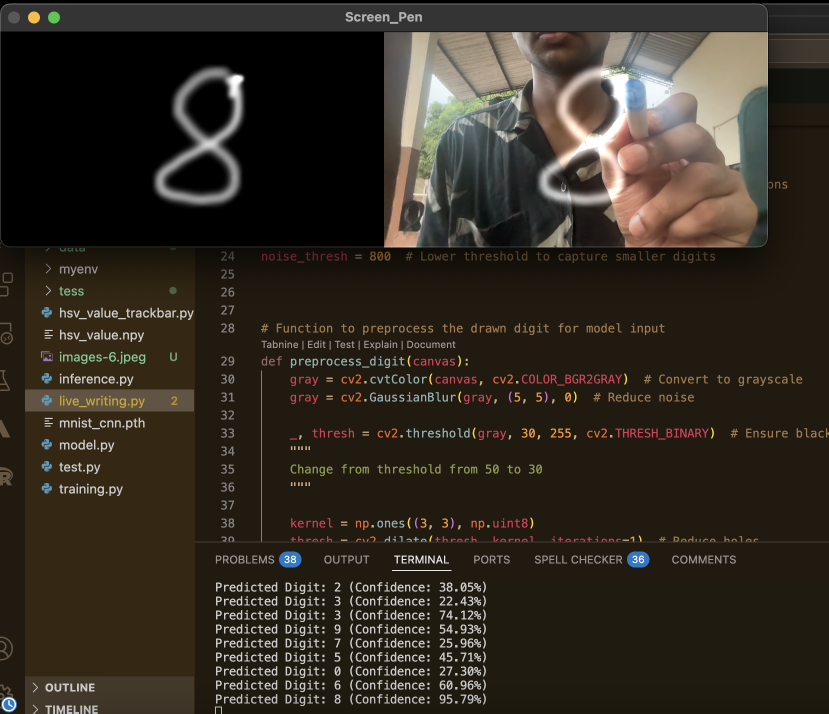
#> input picture Image.png, 1658 x 1427 px, given in place of the camera (shown at 1/2 size)
$ python hsv_value_trackbar.py
#> lines starting #> are read from the running program, lines starting #| are printed output that depends on the picture; after the words box and inside, x2 and y2 are one past the last pixel; in counts of white or black regions, pixels touching at a corner belong together
import cv2
import numpy as np

cap = cv2.VideoCapture(0)
#set size of video feed window
cap.set(cv2.CAP_PROP_FRAME_WIDTH,1280)
cap.set(cv2.CAP_PROP_FRAME_HEIGHT,720)

def nothing (x):
	pass

#create trackbar window
cv2.namedWindow('Trackbars')
cv2.createTrackbar("L - H", "Trackbars", 0, 179, nothing)
#> slider 'L - H' is set to 35
cv2.createTrackbar("L - S", "Trackbars", 0, 255, nothing)
#> slider 'L - S' is set to 51
cv2.createTrackbar("L - V", "Trackbars", 0, 255, nothing)
#> slider 'L - V' is set to 51
cv2.createTrackbar("U - H", "Trackbars", 179, 179, nothing)
cv2.createTrackbar("U - S", "Trackbars", 255, 255, nothing)
cv2.createTrackbar("U - V", "Trackbars", 255, 255, nothing)


while True:

	ret, frame = cap.read()
#> frame is the input picture: shape (1427, 1658, 3); mean B, G, R 34.4, 43.6, 50.2
	if not ret:
		break
	frame = cv2.flip(frame, 1)
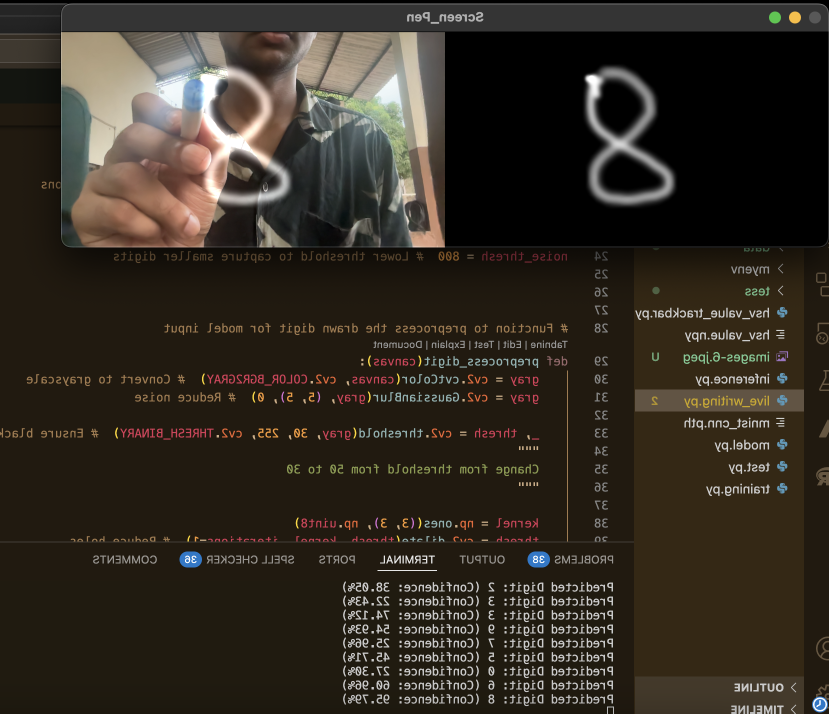
#> frame: shape (1427, 1658, 3) (shown at 1/2 size); mean B, G, R 34.4, 43.6, 50.2
	hsv = cv2.cvtColor(frame, cv2.COLOR_BGR2HSV)
#> hsv: shape (1427, 1658, 3); mean H, S, V 18.2, 93.9, 51

	l_h = cv2.getTrackbarPos("L - H", "Trackbars")
	l_s = cv2.getTrackbarPos("L - S", "Trackbars")
	l_v = cv2.getTrackbarPos("L - V", "Trackbars")
	u_h = cv2.getTrackbarPos("U - H", "Trackbars")
	u_s = cv2.getTrackbarPos("U - S", "Trackbars")
	u_v = cv2.getTrackbarPos("U - V", "Trackbars")
	lower_range = np.array([l_h, l_s, l_v])
	upper_range = np.array([u_h, u_s, u_v])

	mask = cv2.inRange(hsv, lower_range, upper_range)
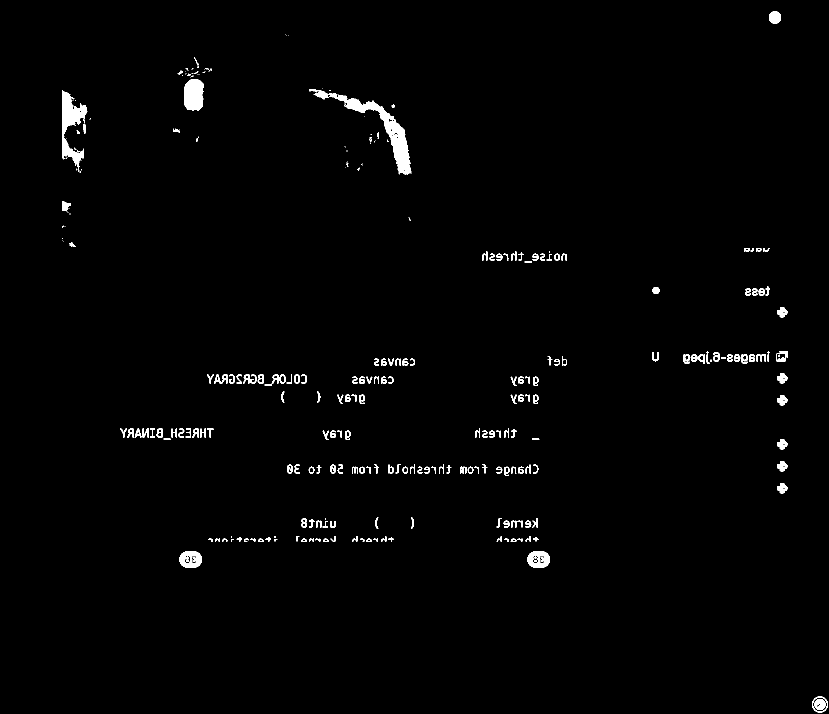
#> mask: shape (1427, 1658) (shown at 1/2 size); 1.3% white; 288 white regions (85 under 20 px), largest, box (x1, y1, x2, y2) and area: (618, 178, 823, 350) 5263, (124, 181, 175, 340) 3312, (368, 158, 407, 221) 2136
	res = cv2.bitwise_and(frame, frame, mask = mask)
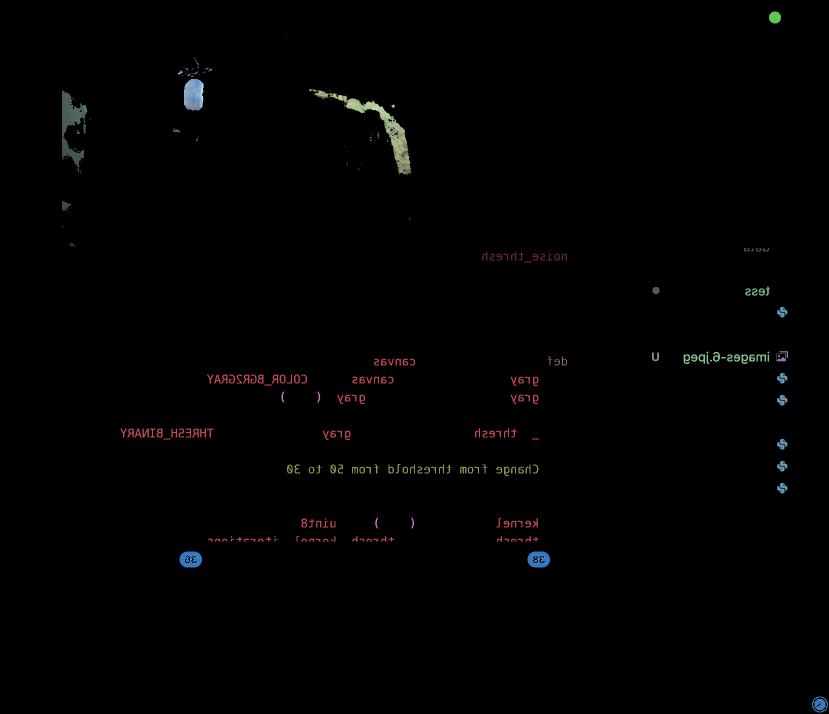
#> res: shape (1427, 1658, 3) (shown at 1/2 size); mean B, G, R 1.5, 1.5, 1.7

	mask_3 = cv2.cvtColor(mask, cv2.COLOR_GRAY2BGR)

	stacked = np.hstack((mask_3, frame, res))
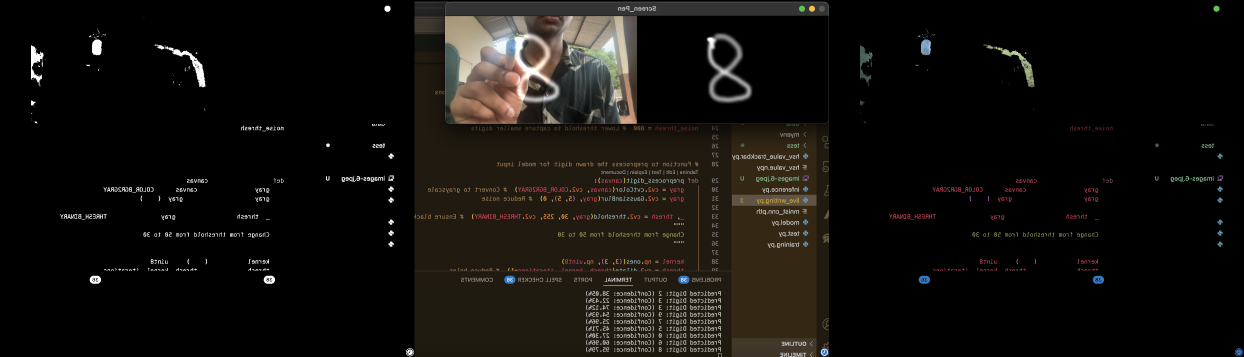
#> stacked: shape (1427, 4974, 3) (shown at 1/4 size); mean B, G, R 13.1, 16.1, 18.4
	cv2.imshow('Trackbars',cv2.resize(stacked,None,fx=0.4,fy=0.4))
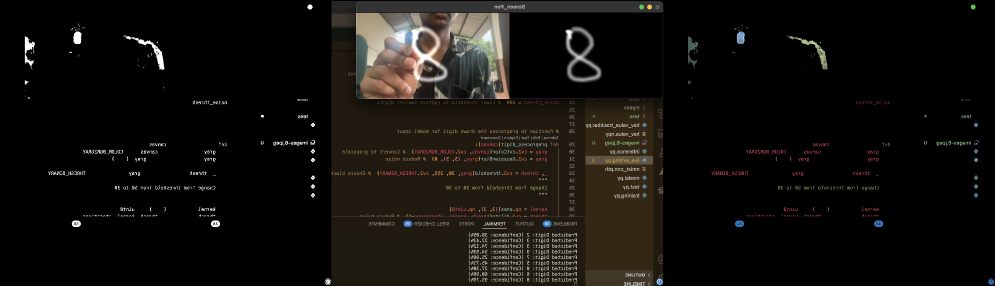
#> window 'Trackbars': shape (571, 1990, 3) (shown at 1/2 size); mean B, G, R 13, 16.1, 18.4
	key = cv2.waitKey(1)
#> (key Esc is pressed here)
	if key == 10:
		break

	if key == ord('s'):
		thearray = [[l_h,l_s,l_v],[u_h, u_s, u_v]]
		print(thearray)
		np.save('hsv_value.npy',thearray)
		break

cap.release()
cv2.destroyAllWindows()
